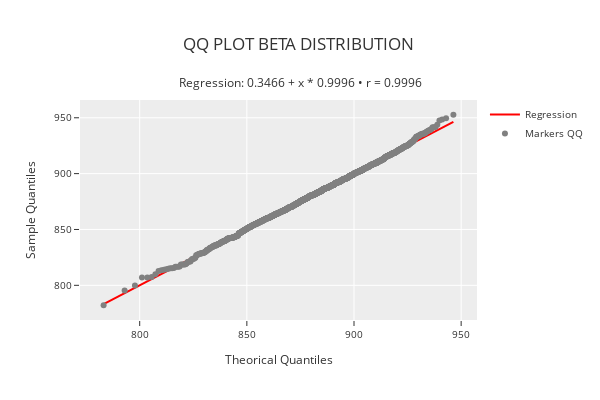

Here is the notebook cell this chart was saved with:
### Code cell
phitter.qq_plot_regression("beta")

### Figure 1 — Plotly figure (JSON) as saved in the notebook; plotly's stock layout.template omitted (floating-point values rounded to 4 significant figures; data arrays with more than 128 entries replaced by an {"elided": "..."} marker saying what was removed)
{"data": [{"line": {"color": "rgba(255,0,0,1)", "width": 2}, "mode": "lines", "name": "Regression", "type": "scatter", "x": {"elided": "2158 float values"}, "y": {"elided": "2158 float values"}}, {"marker": {"color": "rgba(128,128,128,1)", "size": 6}, "mode": "markers", "name": "Markers QQ", "type": "scatter", "x": {"elided": "2158 float values"}, "y": {"elided": "2158 float values"}}], "layout": {"height": 400, "legend": {"font": {"size": 10}, "orientation": "v", "title": {"font": {"size": 10}}, "xanchor": "left", "y": 1, "yanchor": "auto"}, "title": {"text": "QQ PLOT BETA DISTRIBUTION <br><br><sup>Regression: 0.3466 + x * 0.9996 • r = 0.9996</sup>"}, "width": 600, "xaxis": {"tickfont": {"size": 10}, "title": {"font": {"size": 12}, "text": "Theorical Quantiles"}}, "yaxis": {"tickfont": {"size": 10}, "title": {"font": {"size": 12}, "text": "Sample Quantiles"}}}}
